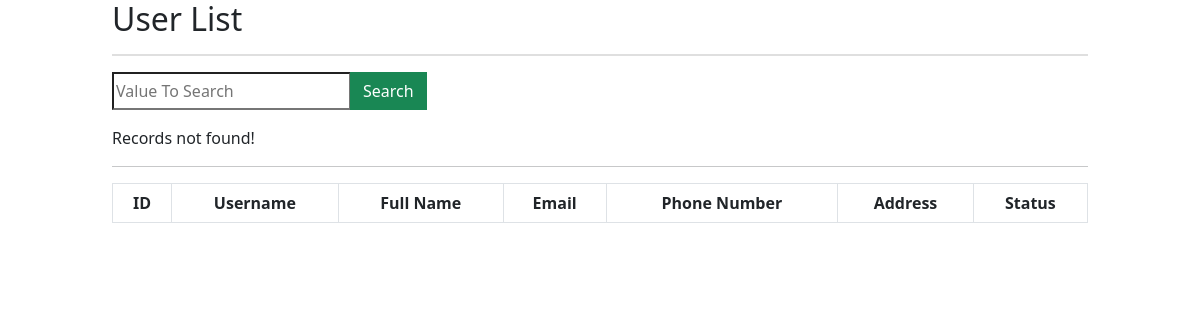
The app's page /user.php, older data.
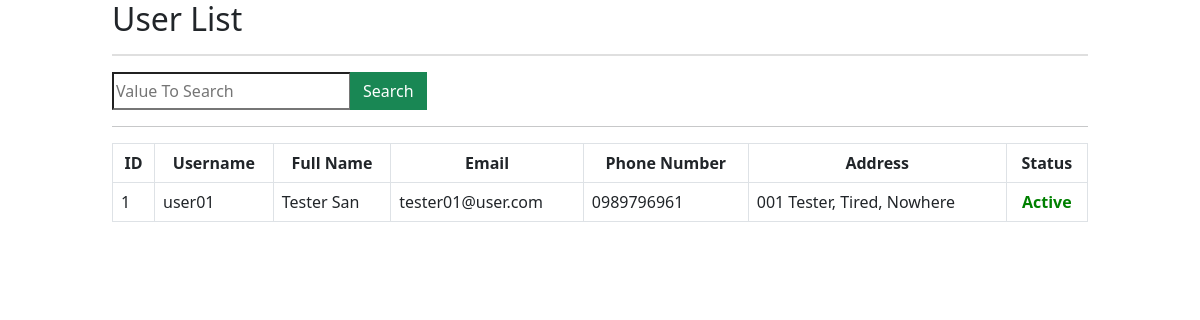
The same page, newer data.
### tables this page shows
CREATE TABLE `tbUser_Account` (
    `UserID` int NOT NULL AUTO_INCREMENT,
    `UserName` varchar(50) NOT NULL,
    `Password` varchar(50) NOT NULL,
    `FullName` varchar(100) NOT NULL,
    `Email` varchar(50) NOT NULL,
    `PhoneNumber` varchar(14) NOT NULL,
    `Status` boolean DEFAULT 1,
    PRIMARY KEY (UserID)
);

CREATE TABLE `tbDelivery_Address`(
    `AddressID` int NOT NULL AUTO_INCREMENT,
    `UserID` int NOT NULL,	
    `Address` text NOT NULL,
    `Is_default` boolean NOT NULL,
    PRIMARY KEY (AddressID)
);

### user.php (the view, shortened to what this page needs)
<?php
include_once "php/DBConnect.php";
if(isset($_POST['search']))
    {
    $valueToSearch = $_POST['valueToSearch'];
    $query = "SELECT * FROM tbUser_Account WHERE CONCAT(userid, username, fullname, email, phonenumber) LIKE '%".$valueToSearch."%'";
    $search_result = filterTable($query);
    $count = mysqli_num_rows($search_result);
    } else {
    $query = "SELECT * FROM tbUser_Account";
    $search_result = filterTable($query);
    $count = mysqli_num_rows($search_result);
    }
function filterTable($query)
{
    $connect = mysqli_connect("localhost", "root", "", "dbpheidip");
    $filter_Result = mysqli_query($connect, $query);
    return $filter_Result;
}
?>
<html>
    <head>
<link href="https://cdn.jsdelivr.net/npm/bootstrap@5.2.2/dist/css/bootstrap.min.css" rel="stylesheet">
    </head>
    <body>
        <div class="col-lg-10 col-md-10 col-sm-9 col-xs-12 container">
            <h2>User List</h2>
	<hr style="height:2px;border-width:0;color:gray;background-color:gray">
        <form action="" method="post">
            <div class="input-group mb-3">
            <input type="text" name="valueToSearch" placeholder="Value To Search">
            <input type="submit" name="search" value="Search" class="btn btn-success btn-xs"><br>
            </div>
            <?php
        if (!$count){
            echo '<div class = "alert-warning">Records not found!</div>';
        }
        ?>
            <hr>
	<table id="userList" class="table table-bordered table-striped">
		<thead>
			<tr>
				<th>ID</th>
				<th>Username</th>
				<th>Full Name</th>
				<th>Email</th>
				<th>Phone Number</th>
				<th>Address</th>
				<th>Status</th>
			</tr>
                        <?php
                            while($field = mysqli_fetch_array($search_result)):
                        ?>
                        <tr>
                            <td><?= $field[0] ?></td>
                            <td><?= $field[1] ?></td>
                            <td><?= $field[3] ?></td>
                            <td><?= $field[4] ?></td>
                            <td><?= $field[5] ?></td>
                            <td>
                                <?php
                                    $query1 = "SELECT * FROM tbDelivery_Address WHERE userid = '$field[0]' AND is_default = 1";
                                    $rs1 = mysqli_query($conn, $query1);
                                    while ($field1 = mysqli_fetch_array($rs1)) :
                                ?>
                                    <?= $field1[2] ?> <br>
                                <?php
                                    endwhile;
                                ?>
                            </td>
                            <td style="text-align: center">
                                <a style="text-decoration: none; color: black" href="blockuser.php?code=<?= $field[0]; ?>"
                                    onclick="return confirm('Really want to switch status of <?= $field[1] ?> ???')">
                                <?php
                                if ($field[6]):
                                    echo '<strong style="color: green">Active</strong>';
                                else :
                                    echo '<strong style="color: red">Inactive</strong>';
                                endif;
                                ?>
                                </a>
                            </td>
                        </tr>
                        <?php
                            endwhile;
                        ?>
                        </form>
</div>
    </body>
</html>

### user.php (style rules this page uses)
th { text-align: center }

Row changes from the older to the newer data that the page shows:
added tbuser_account: UserID "1", UserName "user01", FullName "Tester San", Email "tester01@user.com", PhoneNumber "0989796961", Status "Active"
added tbdelivery_address: Address "001 Tester, Tired, Nowhere"
Text that changed along with them:
text no longer shown: "Records not found!"
